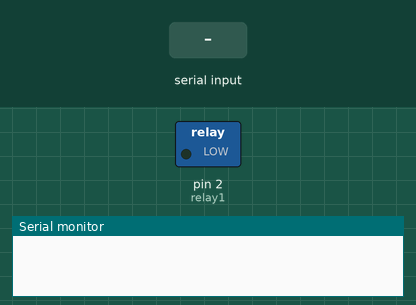
Simulated run of this sketch. Board: Arduino Uno, built with avr-gcc and run on an emulated ATmega328P. Parts: switched loads named in the sketch (green lamp = pin HIGH), the last lines printed to the serial monitor. Inputs (shaded band) come from the test bench.

Above: at 1.2 s.
1.3 s: "1" received over Serial
At 2.1 s:
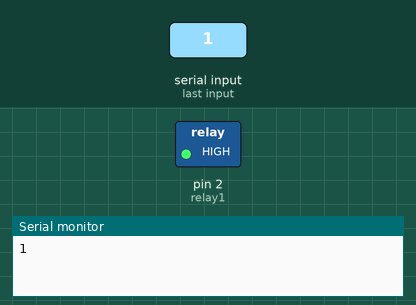
2.8 s: "0" received over Serial
At 3.2 s:
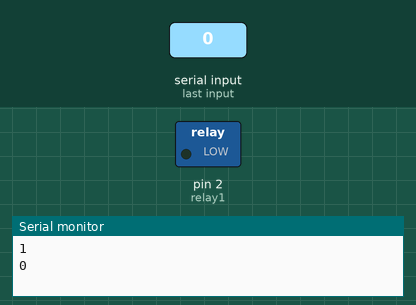
Timing chart, 0 to 5.8 s (numbered marks = the images above; inputs shaded):
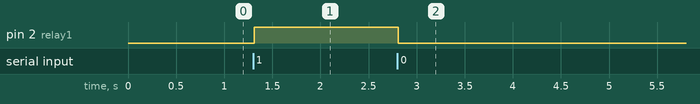

Measured:
- after the input at 1.3 s, pin 2 (relay1): LOW → HIGH at once
- after the input at 2.8 s, pin 2 (relay1): HIGH → LOW at once

The sketch:

HomeAutomation.ino
```cpp
String instruction;
#define relay1 2

void setup(){
  Serial.begin(9600);
  pinMode(relay1, OUTPUT);
  digitalWrite(relay1, LOW);
}
void loop()
{
  while(Serial.available())
  {
    delay(10);
    char c = Serial.read();
    if (c == '#'){
      break;
    }
    instruction += c;
  }
    if (instruction.length() >0){
      Serial.println(instruction);
      if(instruction == "1"){
        switchon();
      }
      else if(instruction == "0"){
        switchoff();
      }
      instruction="";
    }
}
void switchon()
{
  digitalWrite(relay1, HIGH);
}
void switchoff()
{
  digitalWrite(relay1, LOW);
}
```
